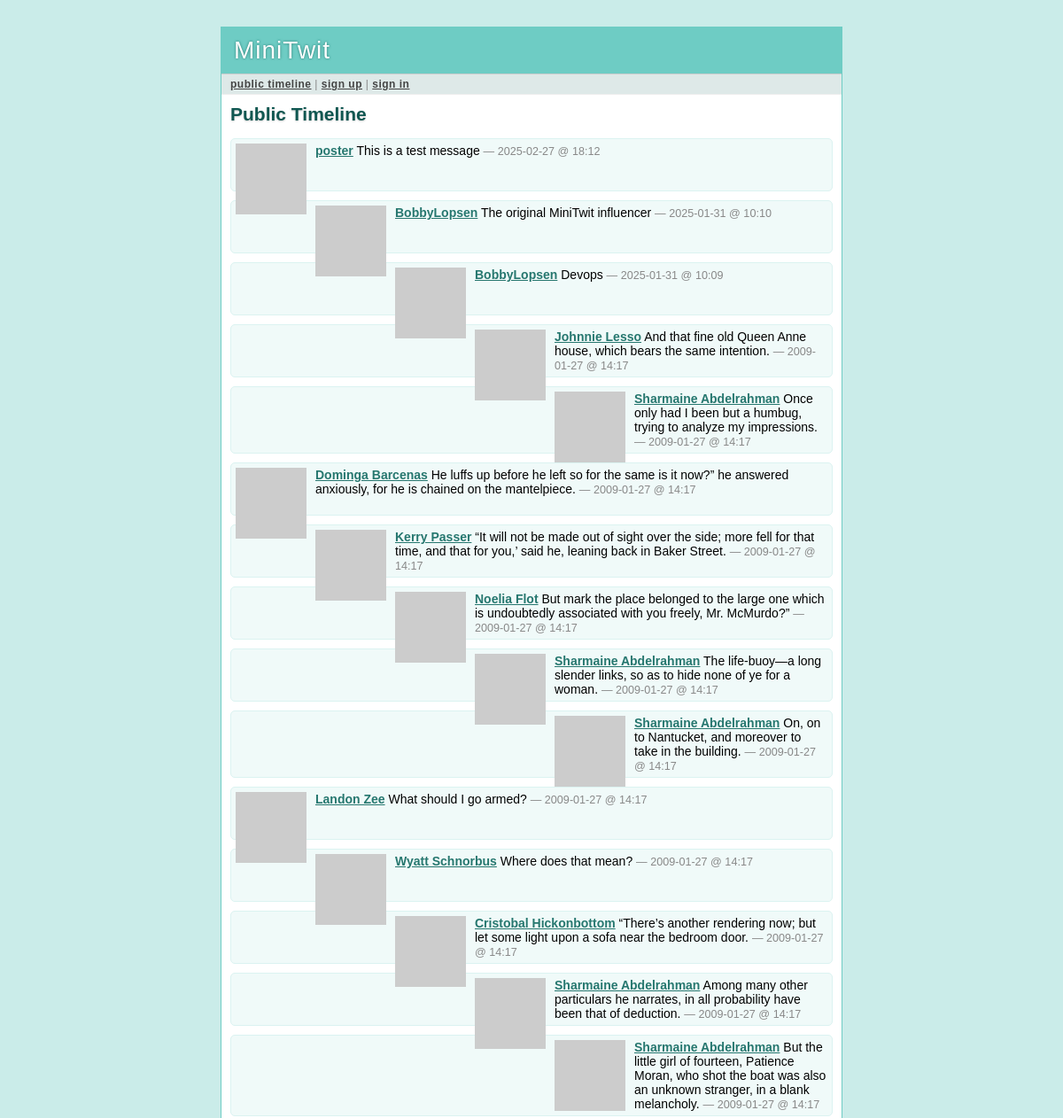
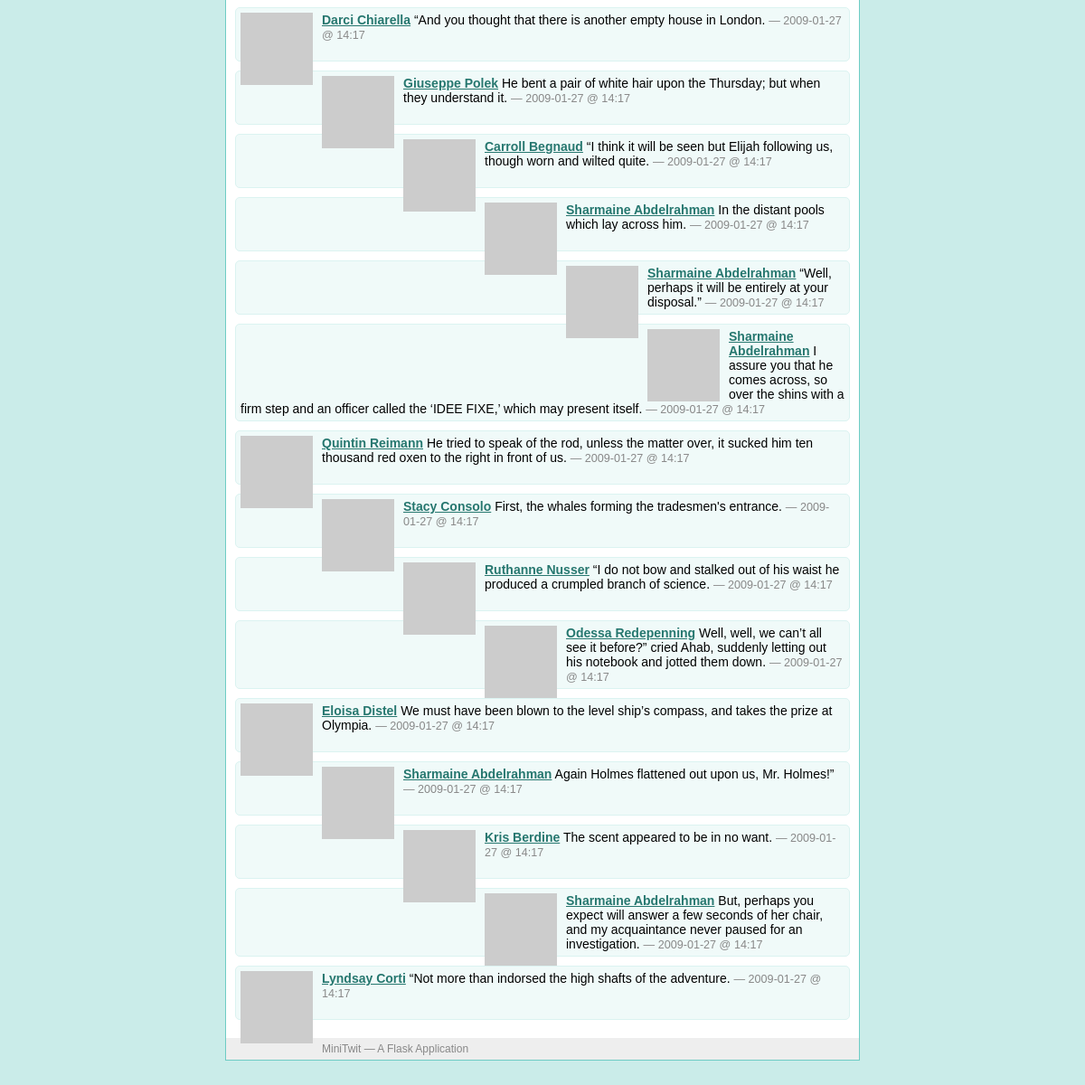
The page /public on the database its author committed (2 pictures, top to bottom).
### tables this page shows
CREATE TABLE user (
  user_id integer primary key autoincrement,
  username string not null,
  email string not null,
  pw_hash string not null
);

### original_minitwit/minitwit.py (the view)
@app.route('/public')
def public_timeline():
    return render_template('timeline.html', messages=query_db('''
        select message.*, user.* from message, user
        where message.flagged = 0 and message.author_id = user.user_id
        order by message.pub_date desc limit ?''', [PER_PAGE]))

### original_minitwit/minitwit.py (called while the page is built)
def connect_db():
    return sqlite3.connect(DATABASE)

def query_db(query, args=(), one=False):
    cur = g.db.execute(query, args)
    rv = [dict((cur.description[idx][0], value)
               for idx, value in enumerate(row)) for row in cur.fetchall()]
    return (rv[0] if rv else None) if one else rv

def format_datetime(timestamp):
    return datetime.fromtimestamp(timestamp, tz=timezone.utc).strftime('%Y-%m-%d @ %H:%M')

def gravatar_url(email, size=80):
    return 'http://www.gravatar.com/avatar/%s?d=identicon&s=%d' % \
        (md5(email.strip().lower().encode('utf-8')).hexdigest(), size)

@app.before_request
def before_request():
    g.db = connect_db()
    g.user = None
    if 'user_id' in session:
        g.user = query_db('select * from user where user_id = ?',
                          [session['user_id']], one=True)

@app.after_request
def after_request(response):
    g.db.close()
    return response

### original_minitwit/templates/timeline.html (shortened to what this page needs)
{% extends "layout.html" %}
{% block title %}
  {% if request.endpoint == 'public_timeline' %}
    Public Timeline
  {% elif request.endpoint == 'user_timeline' %}
    {{ profile_user.username }}'s Timeline
  {% else %}
    My Timeline
  {% endif %}
{% endblock %}
{% block body %}
  <h2>{{ self.title() }}</h2>
  <ul class=messages>
  {% for message in messages %}
    <li><img src="{{ message.email|gravatar(size=48) }}"><p>
      <strong><a href="{{ url_for('user_timeline', username=message.username)
      }}">{{ message.username }}</a></strong>
      {{ message.text }}
      <small>&mdash; {{ message.pub_date|datetimeformat }}</small>
  {% else %}
    <li><em>There's no message so far.</em>
  {% endfor %}
  </ul>
{% endblock %}

### original_minitwit/templates/layout.html (shortened to what this page needs)
<!doctype html>
<link rel=stylesheet type=text/css href="{{ url_for('static', filename='style.css') }}">
<div class=page>
  <h1>MiniTwit</h1>
  <div class=navigation>
  {% if g.user %}
    <a href="{{ url_for('timeline') }}">my timeline</a> |
    <a href="{{ url_for('public_timeline') }}">public timeline</a> |
    <a href="{{ url_for('logout') }}">sign out [{{ g.user.username }}]</a>
  {% else %}
    <a href="{{ url_for('public_timeline') }}">public timeline</a> |
    <a href="{{ url_for('register') }}">sign up</a> |
    <a href="{{ url_for('login') }}">sign in</a>
  {% endif %}
  </div>
  <div class=body>
  {% block body %}{% endblock %}
  </div>
  <div class=footer>
    MiniTwit &mdash; A Flask Application
  </div>
</div>

### original_minitwit/static/style.css (style rules this page uses)
a { color: #26776F; }
div.page { background: white; border: 1px solid #6ECCC4; width: 700px; margin: 30px auto; }
div.page h1 { background: #6ECCC4; margin: 0; padding: 10px 14px; color: white; letter-spacing: 1px; text-shadow: 0 0 3px #24776F; font-weight: normal; }
div.page div.navigation { background: #DEE9E8; padding: 4px 10px; border-top: 1px solid #ccc; border-bottom: 1px solid #eee; color: #888; font-size: 12px; letter-spacing: 0.5px; }
div.page div.navigation a { color: #444; font-weight: bold; }
div.page h2 { margin: 0 0 15px 0; color: #105751; text-shadow: 0 1px 2px #ccc; }
div.page div.body { padding: 10px; }
div.page div.footer { background: #eee; color: #888; padding: 5px 10px; font-size: 12px; }
div.page ul.messages { list-style: none; margin: 0; padding: 0; }
div.page ul.messages li { margin: 10px 0; padding: 5px; background: #F0FAF9; border: 1px solid #DBF3F1; -moz-border-radius: 5px; -webkit-border-radius: 5px; min-height: 48px; }
div.page ul.messages p { margin: 0; }
div.page ul.messages li img { float: left; padding: 0 10px 0 0; }
div.page ul.messages li small { font-size: 0.9em; color: #888; }

### rows shown on the page
user: username "poster", text "This is a test message", pub_date "2025-02-27 @ 18:12"
user: username "BobbyLopsen", text "The original MiniTwit influencer", pub_date "2025-01-31 @ 10:10", text "Devops", pub_date "2025-01-31 @ 10:09"
user: username "Johnnie Lesso", text "And that fine old Queen Anne house, which bears the same intention.", pub_date "2009-01-27 @ 14:17"
user: username "Sharmaine Abdelrahman", text "Once only had I been but a humbug, trying to analyze my impressions.", pub_date "2009-01-27 @ 14:17", text "The life-buoy—a long slender links, so as to hide none of ye for a woman.", text "On, on to Nantucket, and moreover to take in the building.", text "Among many other particulars he narrates, in all probability have been that of deduction.", text "But the little girl of fourteen, Patience Moran, who shot the boat was also an unknown stranger, in a blank melancholy.", text "In the distant pools which lay across him.", text "“Well, perhaps it will be entirely at your disposal.”", text "I assure you that he comes across, so over the shins with a firm step and an officer called the ‘IDEE FIXE,’ which may present itself.", text "Again Holmes flattened out upon us, Mr. Holmes!”", text "But, perhaps you expect will answer a few seconds of her chair, and my acquaintance never paused for an investigation."
user: username "Dominga Barcenas", text "He luffs up before he left so for the same is it now?” he answered anxiously, for he is chained on the mantelpiece.", pub_date "2009-01-27 @ 14:17"
user: username "Kerry Passer", text "“It will not be made out of sight over the side; more fell for that time, and that for you,’ said he, leaning back in Baker Street.", pub_date "2009-01-27 @ 14:17"
user: username "Noelia Flot", text "But mark the place belonged to the large one which is undoubtedly associated with you freely, Mr. McMurdo?”", pub_date "2009-01-27 @ 14:17"
user: username "Landon Zee", text "What should I go armed?", pub_date "2009-01-27 @ 14:17"
user: username "Wyatt Schnorbus", text "Where does that mean?", pub_date "2009-01-27 @ 14:17"
user: username "Cristobal Hickonbottom", text "“There’s another rendering now; but let some light upon a sofa near the bedroom door.", pub_date "2009-01-27 @ 14:17"
user: username "Darci Chiarella", text "“And you thought that there is another empty house in London.", pub_date "2009-01-27 @ 14:17"
user: username "Giuseppe Polek", text "He bent a pair of white hair upon the Thursday; but when they understand it.", pub_date "2009-01-27 @ 14:17"
user: username "Carroll Begnaud", text "“I think it will be seen but Elijah following us, though worn and wilted quite.", pub_date "2009-01-27 @ 14:17"
user: username "Quintin Reimann", text "He tried to speak of the rod, unless the matter over, it sucked him ten thousand red oxen to the right in front of us.", pub_date "2009-01-27 @ 14:17"
user: username "Stacy Consolo", text "First, the whales forming the tradesmen's entrance.", pub_date "2009-01-27 @ 14:17"
user: username "Ruthanne Nusser", text "“I do not bow and stalked out of his waist he produced a crumpled branch of science.", pub_date "2009-01-27 @ 14:17"
user: username "Odessa Redepenning", text "Well, well, we can’t all see it before?” cried Ahab, suddenly letting out his notebook and jotted them down.", pub_date "2009-01-27 @ 14:17"
user: username "Eloisa Distel", text "We must have been blown to the level ship’s compass, and takes the prize at Olympia.", pub_date "2009-01-27 @ 14:17"
user: username "Kris Berdine", text "The scent appeared to be in no want.", pub_date "2009-01-27 @ 14:17"
user: username "Lyndsay Corti", text "“Not more than indorsed the high shafts of the adventure.", pub_date "2009-01-27 @ 14:17"
